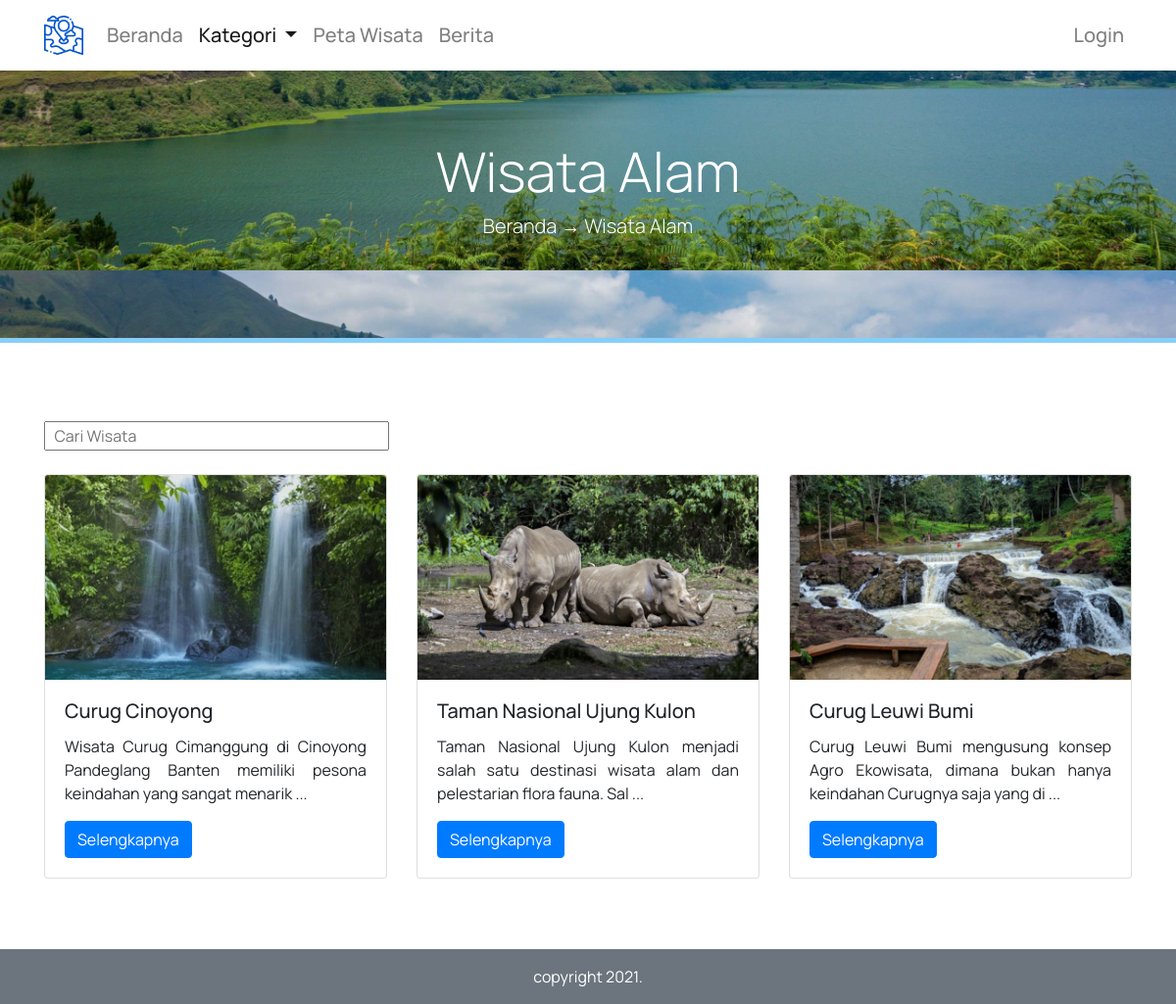
Screenshot of /wisata_alam.php with the database file from the repository.
### tables this page shows
CREATE TABLE `tb_wisata` (
  `id_wisata` int(5) NOT NULL,
  `nama_wisata` varchar(50) NOT NULL,
  `deskripsi` text NOT NULL,
  `deskripsi2` text NOT NULL,
  `kategori` varchar(20) NOT NULL,
  `alamat` text NOT NULL,
  `latitude` float(12,6) NOT NULL,
  `longitude` float(12,6) NOT NULL,
  `gambar` text NOT NULL,
  `keterangan_gambar` text NOT NULL,
  `video` text NOT NULL,
  `keterangan_video` text NOT NULL,
  `keterangan` text NOT NULL,
  `id_user` int(5) NOT NULL
);

### functions.php (called while the page is built, shortened)
<?php
$conn = mysqli_connect("localhost","root","","db_giswisatapdg");
function query($query) {
    global $conn;
    $result = mysqli_query($conn, $query);
    $rows = [];
    while( $row = mysqli_fetch_assoc($result) ) {
        $rows[] = $row;
    }
    return $rows;
}
?>

### wisata_alam.php (the view, shortened to what this page needs)
<?php
require 'functions.php';
$wisataalam = query("SELECT * FROM tb_wisata WHERE kategori='alam'");
?>
<!doctype html>
<html lang="en">
  <head>
    <link rel="stylesheet" href="style.css" />
    <link rel="stylesheet" href="https://cdn.jsdelivr.net/npm/bootstrap@4.6.0/dist/css/bootstrap.min.css">
  </head>
  <body>
    <nav class="navbar navbar-expand-lg navbar-light fixed-top shadow-sm "
    style="background-color: #ffffff" >
    <div class="container" style="font-family: 'Manrope', sans-serif;">
      <a class="navbar-brand" href="#">
      <img src="img/logo/map.png" width="40" height="40">
      </a>
      <div class="collapse navbar-collapse mt-2 mb-2 h5" id="navbarNavDropdown">
        <ul class="navbar-nav ">
        <li class="nav-item">
            <a class="nav-link " href="index.php">Beranda</a>
          </li>
          <li class="nav-item dropdown active">
            <a class="nav-link dropdown-toggle" href="#" id="navbarDropdownMenuLink" role="button" data-toggle="dropdown" aria-haspopup="true" aria-expanded="false">
              Kategori
            </a>
          </li>
          <li class="nav-item">
            <a class="nav-link " href="petawisata.php">Peta Wisata<span class="sr-only">(current)</span></a>
          </li>
          <li class="nav-item">
            <a class="nav-link" href="berita.php">Berita</a>
          </li>
        </ul>
        <ul class="navbar-nav ml-auto">
          <li class="nav-item">
            <a class="nav-link" href="login.php">Login</a>
          </li>
        </ul>
      </div>
      </div>
    </nav>
    <div class="jumbotron jumbotron-fluid" style="height: 350px">
        <div class="container text-center text-white font-weight-bold pt-5" style="font-family: 'Manrope', sans-serif;">
            <br>
            <h1 class="display-4">Wisata Alam</h1>
            <p class="lead">Beranda → Wisata Alam</p>
        </div>
    </div>
    <section class="wisataalamm mb-5">
    <div class="container" style="font-family: 'Manrope', sans-serif;">
    <div class="row">
      <div class="col-md-12">
        <br><br>
        <form action="" method="post" class="form-inline">
          <div class="form-group mr-2">
            <input type="text" name="keyword" size="37" autofocus placeholder="  Cari Wisata" autocomplete="off" id="keyword">
          </div>
        </form>
        <br>
        <div id="konten">
        <div class="row row-cols-1 row-cols-md-3">
          <?php foreach( $wisataalam as $row ) : ?>
          <div class="col mb-4">
            <div class="card">
              <img src="img/wisata/<?= $row["gambar"]; ?>" class="card-img-top">
              <div class="card-body">
                <h5 class="card-title"><?= $row["nama_wisata"]; ?></h5>
                <p class="card-text text-justify"><?= substr($row["deskripsi"], 0, 100); ?> ...</p>
                <a href="detail_wisata_alam.php?id_wisata=<?= $row["id_wisata"]; ?>" class="btn btn-primary">Selengkapnya</a>
              </div>
            </div>
          </div>
          <?php endforeach; ?>
        </div>
        </div>
      </div>
    </div>
    </div>
    </section>
    <footer class="text-white bg-secondary" style="font-family: 'Manrope', sans-serif;">
      <div class="container">
        <div class="row pt-3">
          <di class="col text-center">
            <p>copyright 2021.</p>
          </di>
        </div>
      </div>
    </footer>
  </body>
</html>

### style.css (style rules this page uses)
.navbar a { padding: right 5px !important; }
section { min-height: 420px; }
.jumbotron { max-height: 500px; background-image: url(img/hero/danau.jpeg); background-size: cover; background-position: 0 -210px; border-top: 5px solid salmon; border-bottom: 5px solid lightskyblue; }

### rows the page displays
tb_wisata: gambar (picture), nama_wisata "Curug Cinoyong", deskripsi "Wisata Curug Cimanggung di Cinoyong Pandeglang Banten memiliki pesona keindahan yang sangat menarik"
tb_wisata: gambar (picture), nama_wisata "Taman Nasional Ujung Kulon", deskripsi "Taman Nasional Ujung Kulon menjadi salah satu destinasi wisata alam dan pelestarian flora fauna. Sal"
tb_wisata: gambar (picture), nama_wisata "Curug Leuwi Bumi", deskripsi "Curug Leuwi Bumi mengusung konsep Agro Ekowisata, dimana bukan hanya keindahan Curugnya saja yang di"
